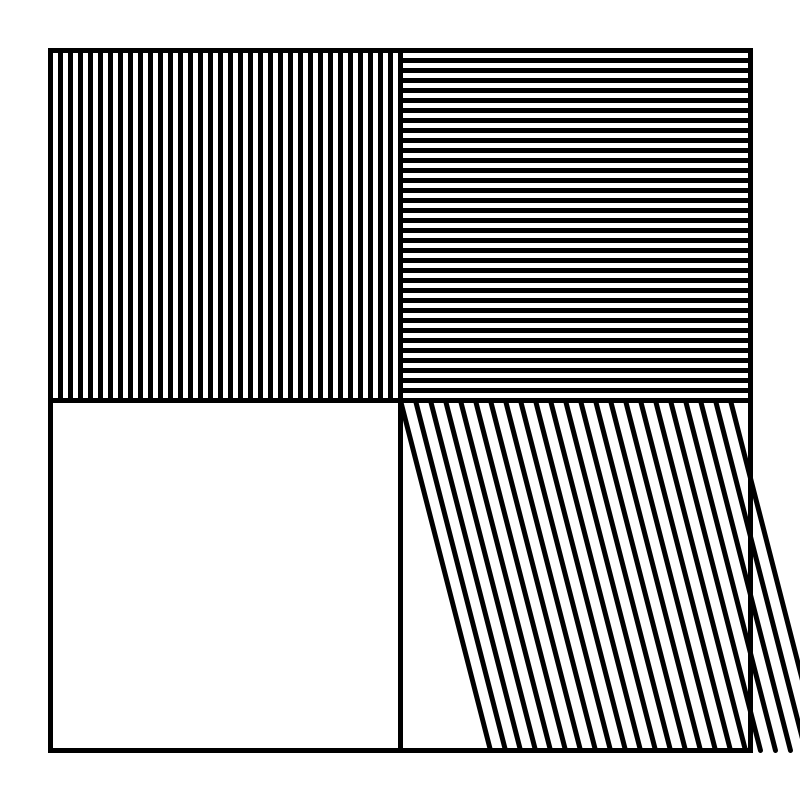
Frame 1 (no input)
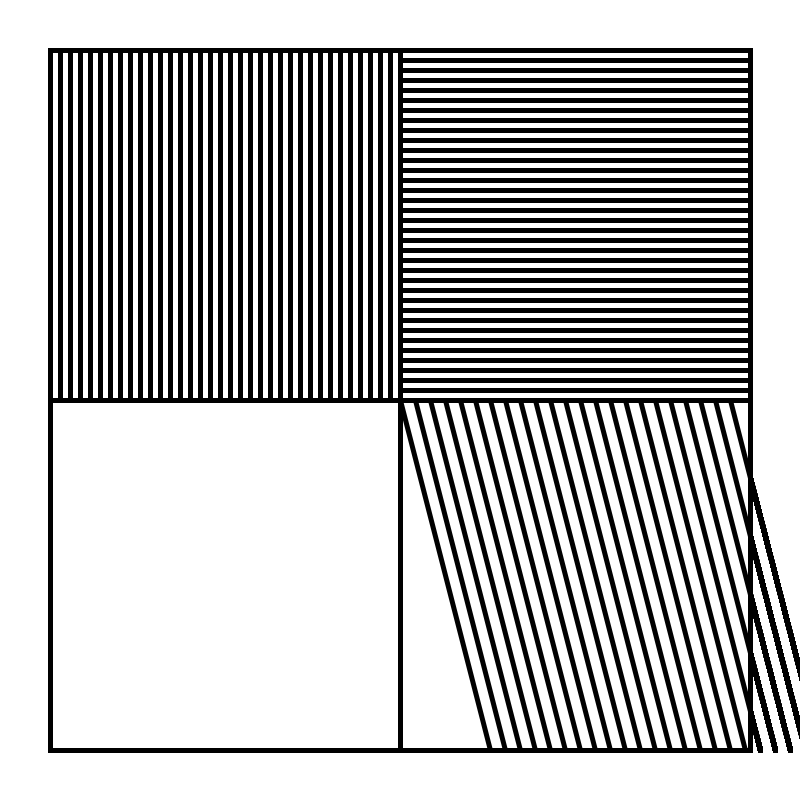
Frame 60 (the mouse pressed at the canvas centre just before this capture)
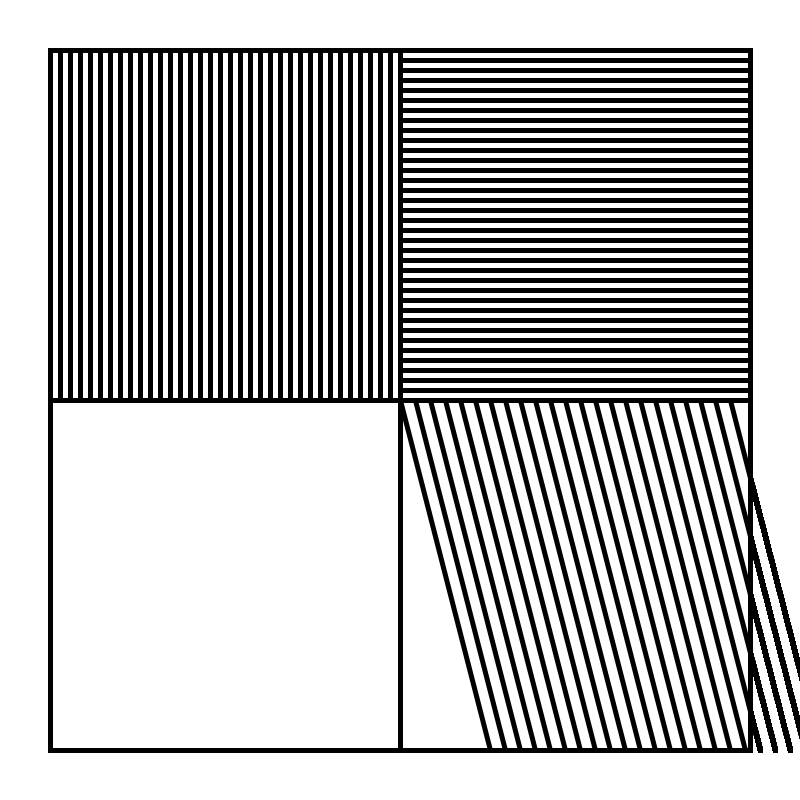
Frame 120 (the mouse held since frame 60 and released just before this capture)

The Processing sketch that drew these frames (run headless with seeded random() and noise(); from frame 60 on, the mouse is pressed at the canvas centre):

// Processing sketch: sketch_02_artRecreation
// ── sketch_02_artRecreation.pde
void setup () {
  size (800, 800);
  background (255);
}

void draw () {
  strokeWeight (5);
  rect(50, 50, 700, 700);
  line (50, height/2, 750, height/2);
  line (width/2, 50, width/2, 750);

  for (int x = 50; x < width/2; x=x+10) {
    line (x, 50, x, 400);
  }

  for (int y = 50; y < 400; y=y+10) {
    line (400, y, 750, y);
  }

  for (int x = 400; x < 740; x=x+15) {
    line(x, 400, x+90, 750);
  }

  //for (int y = 450; y < height/2; y=y+15) {
  //  line(400, y, 750, y+15);
  //}
  
  //for (int x = 0; x < width/2; x = x + 50) {
  // circle(x, height/2, 40);
  //}
}
// diagonal line
//  line (height/2, width/2, 2, 2);
